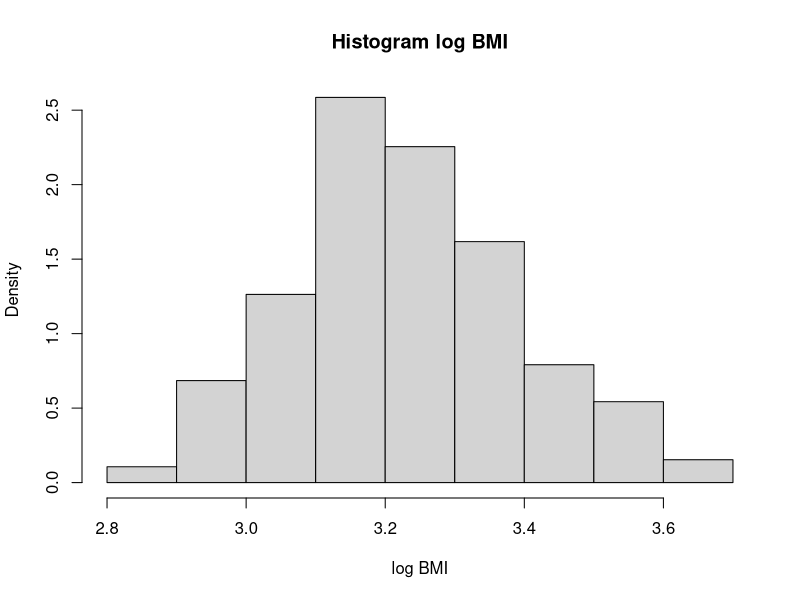
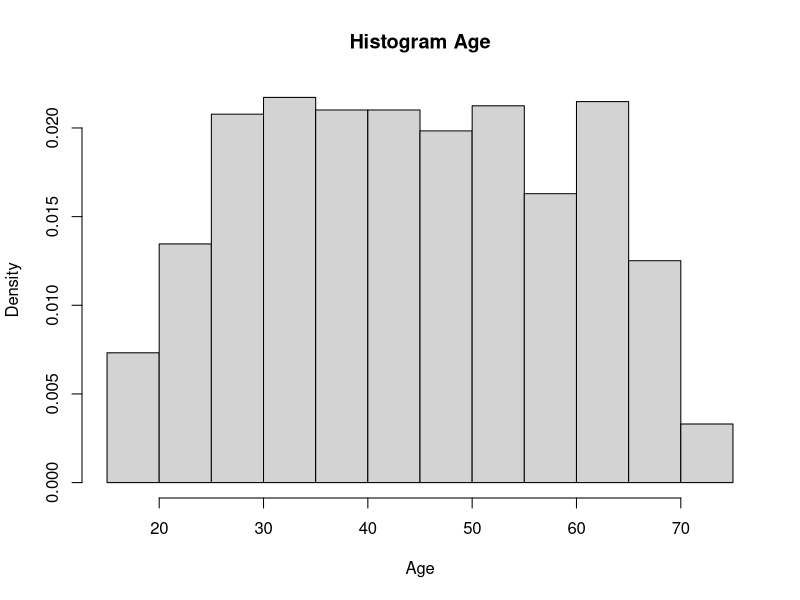
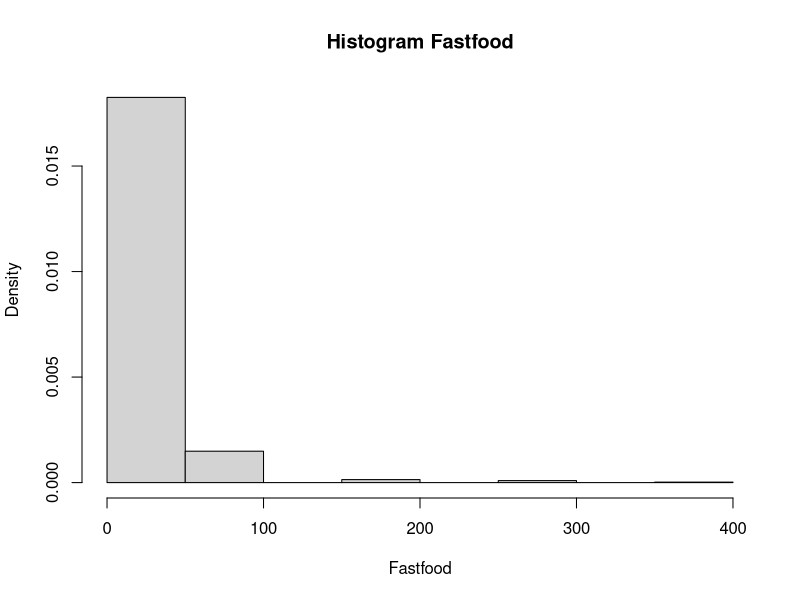
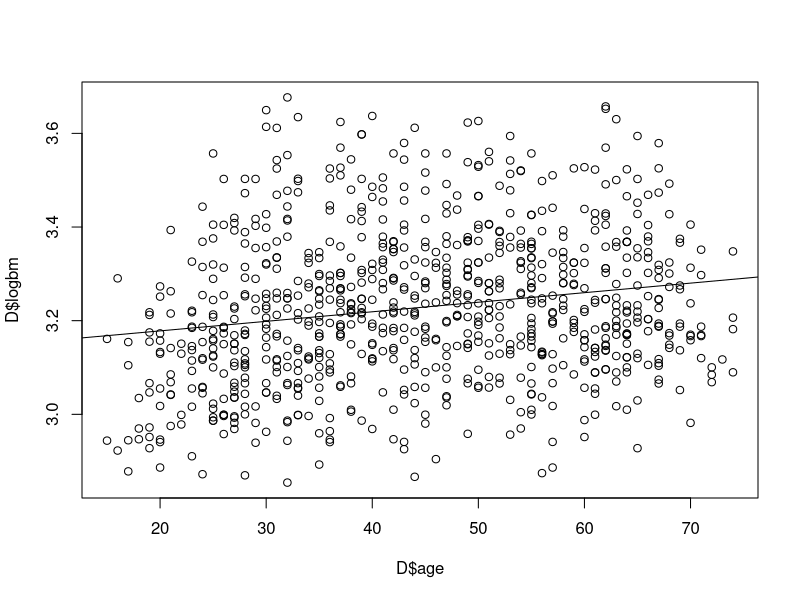
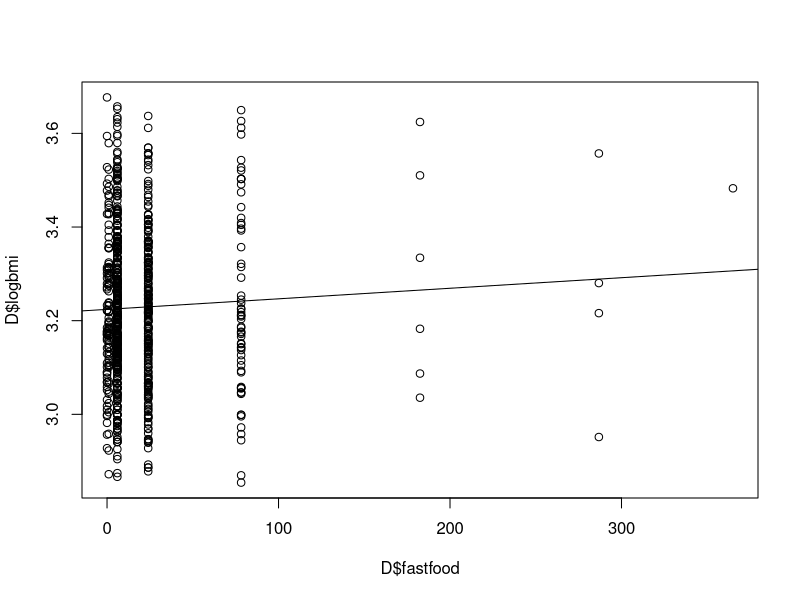
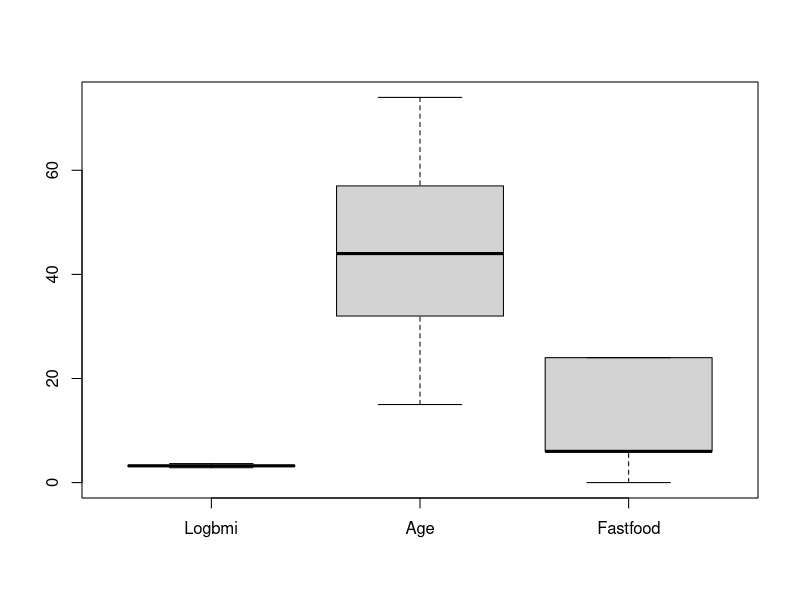
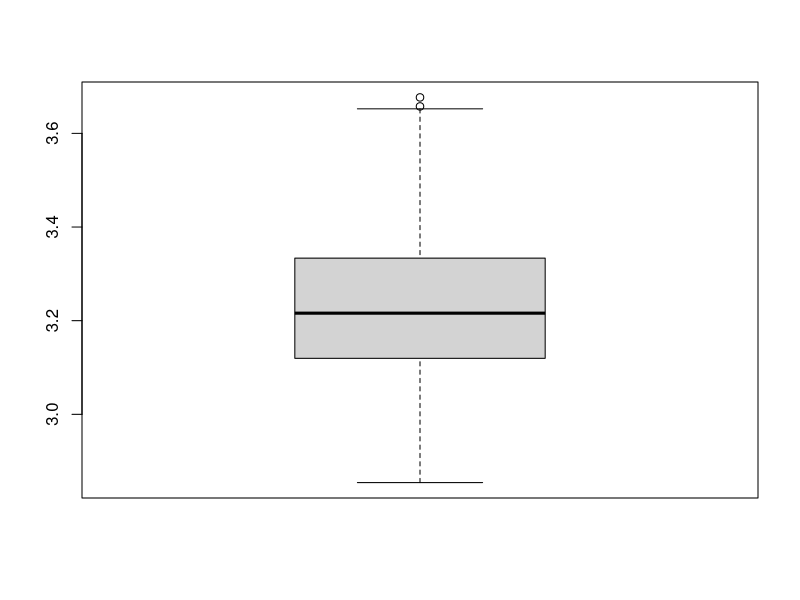
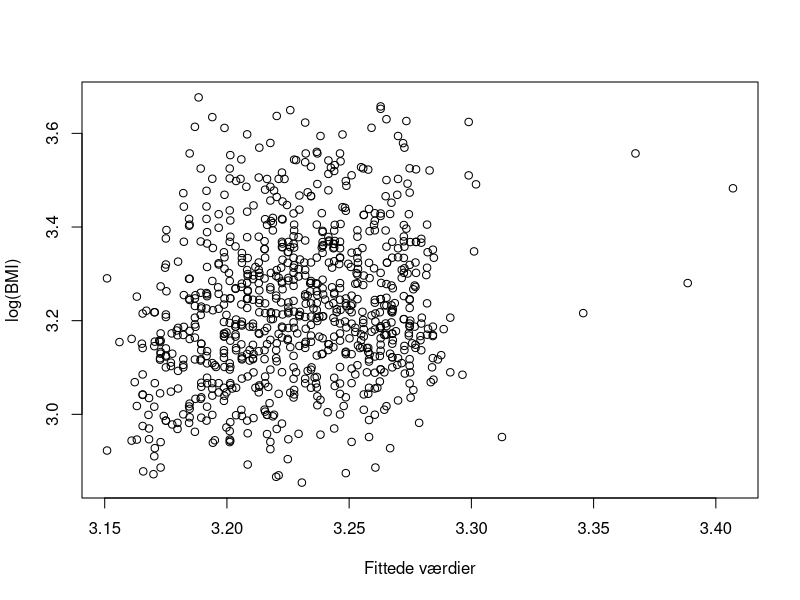

Write R code to recreate these figures, in order.
########################################################################
## opgave a
# Indlæs 'bmi2_data.csv' filen med data
D <- read.table("bmi2_data.csv", header = TRUE, sep = ";")


# Tilføj log-BMI til datasættet
D$logbmi <- log(D$bmi)


# Deldatasæt med de første 840 observationer (til model)
D_model <- subset(D, id <= 840)

# Deldatasæt med de sidste 7 observationer (til validering)
D_test <- subset(D, id >= 841)

# histogeram af logbmi, age og fastfood
hist(D$logbmi, main = "Histogram log BMI", xlab = "log BMI", prob = TRUE)

hist(D$age, main = "Histogram Age", xlab = "Age", prob = TRUE)

hist(D$fastfood, main = "Histogram Fastfood", xlab = "Fastfood", prob = TRUE)

#Plot over Logbmi, fastfood og alder
plot(D$logbm ~ D$age)
abline(lm(D$logbmi ~ D$age))

plot(D$logbmi ~D$fastfood)
abline(lm(D$logbmi ~ D$fastfood))

#Boxplot af logbmi, age og fastfood
boxplot(D$logbmi, D$age, D$fastfood, names = c("Logbmi", "Age", "Fastfood"), outline = FALSE)

boxplot(D$logbmi, names = c("Logbmi"))

#Tabel udregninger for log bmi
sum(!is.na(D$logbmi))
summary(D$logbmi)
mean(D$logbmi, na.rm = TRUE)
sd(D$logbmi)

#Tabel udregning for Age
sum(!is.na(D$age))
mean(D$age)
sd(D$age)
summary(D$age)

#Tabel udregning for fastfood
sum(!is.na(D$fastfood))
mean(D$fastfood, na.rm=TRUE)
sd(D$fastfood)
summary(D$fastfood)

#######################################################################
## Opgave C
# Estimer multipel lineær regressionsmodel
fit <- lm(logbmi ~ age + fastfood, data = D_model)

# Vis estimerede parametre mm.
summary(fit)

######################################################################
## Opgave d
# Plots til modelkontrol

# Observationer mod fittede værdier
plot(fit$fitted.values, D_model$logbmi, xlab = "Fittede værdier",     
       ylab = "log(BMI)")

# Residualer mod hver af de forklarende variable
plot(D_model$age, fit$residuals, 
        xlab = "Age", ylab = "Residualer")

plot(D_model$fastfood, fit$residuals, 
     xlab = "Fastfood", ylab = "Residualer")

# Residualer mod fittede værdier
plot(fit$fitted.values, fit$residuals, xlab = "Fittede værdier", 
     ylab = "Residualer")

# Normal QQ-plot af residualerne
qqnorm(fit$residuals, ylab = "Residualer", xlab = "Z-scores", 
       main = "")
qqline(fit$residuals)

##################################################################
## Opgave e

#95% fraktilen af t-fordelingen fro n=847
qt(p=0.975, df=837)

# Konfidensintervaller for modellens koefficienter
confint(fit, level = 0.95)

#################################################################
##Opgave f
step(fit, direction = "backward")

2*(1-pt(3.533162,837))
#################################################################
##Opgave h
# Prædiktioner og 95% prædiktionsintervaller BMI
pred <- exp(predict(fit, newdata = D_test, interval = "prediction", 
              level = 0.95))

# Observerede værdier sammen med prædiktioner BMI
cbind(id = D_test$id, bmi = D_test$bmi, pred)

# Prædiktioner og 95% prædiktionsintervaller Log-BMI
predLog <- predict(fit, newdata = D_test, interval = "prediction", 
                    level = 0.95)
# Observerede værdier sammen med prædiktioner Log-BMI
cbind(id = D_test$id, bmi = D_test$bmi, predLog)

